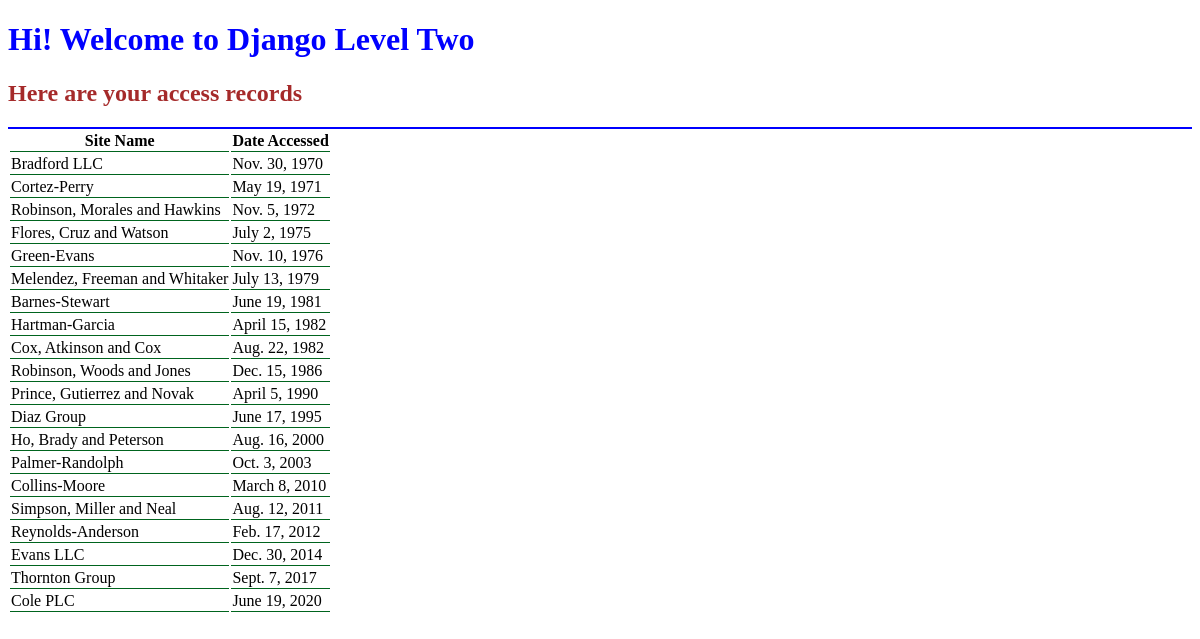
/second_app/database/, run on an earlier commit of the app's database.
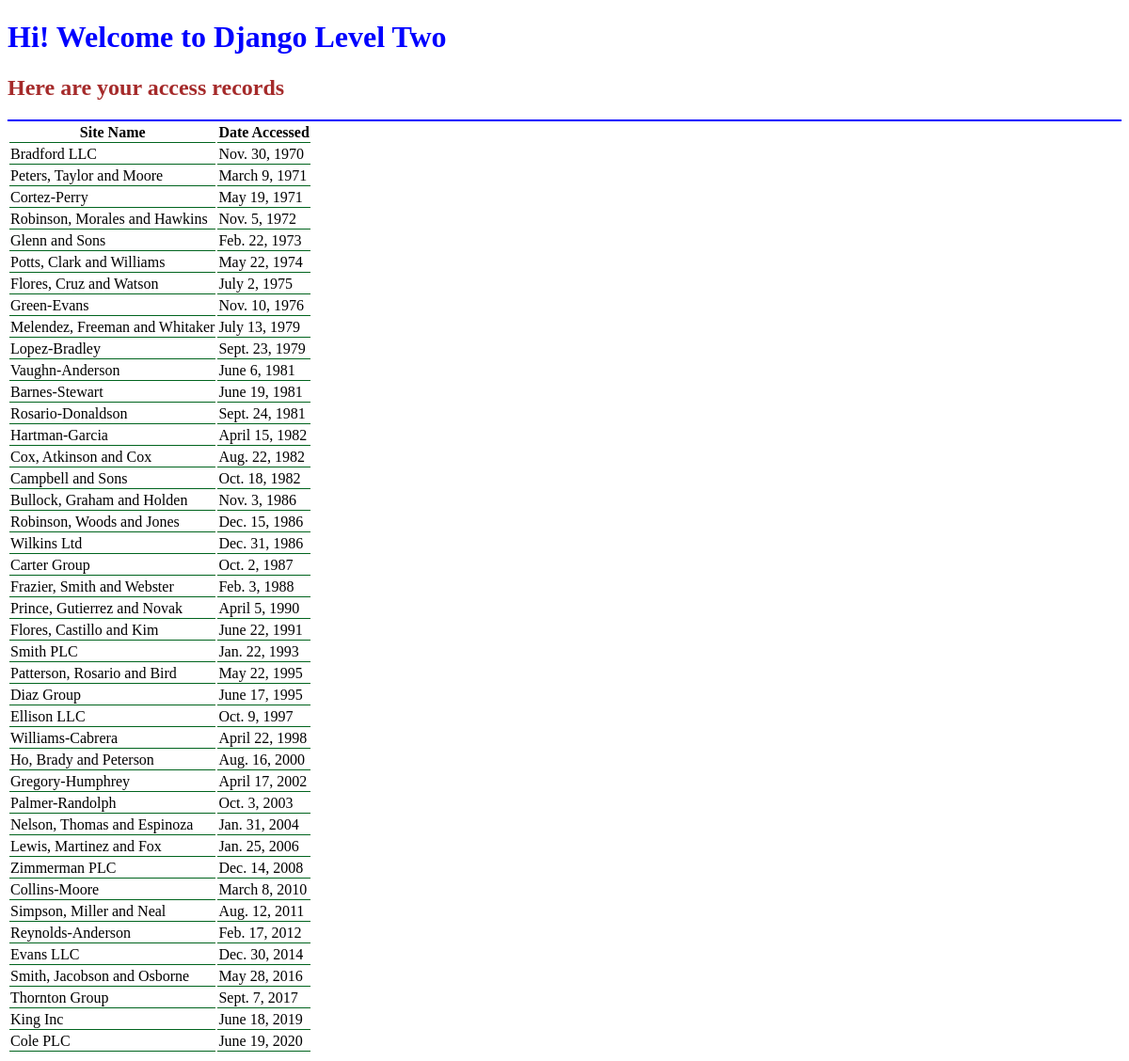
And on a later commit of the database.
### second_app/models.py (models this page shows)
class AccessRecord(models.Model):
    name = models.ForeignKey(Webpage, on_delete=models.CASCADE)
    date = models.DateField()
    def __str__(self):
        return str(self.date)

class Webpage(models.Model):
    topic = models.ForeignKey(Topic, on_delete=models.CASCADE)
    name = models.CharField(max_length=264, unique=True)
    url = models.URLField(unique=True)
    def __str__(self):
        return self.name

### second_app/views.py (the view)
def data_acc(request):
        webpages_list = AccessRecord.objects.order_by('date')
        date_dict = {'access_records': webpages_list}
        return render(request,'second_app/database.html', context=date_dict)

### templates/second_app/database.html (shortened to what this page needs)
<!DOCTYPE html>
{% load static %}
<html lang="en">
<head>
    <link rel="stylesheet" href="{% static "css/mystyle.css" %}" />
</head>
<body>
    <h1>Hi! Welcome to Django Level Two </h1>
    <h2>Here are your access records</h2>
    <div class="Djangotwo"></div>
    {% if access_records %}
    <table>
        <thead>
            <th>Site Name</th>
            <th>Date Accessed</th>
        </thead>
    {% for acc in access_records %}
        <tr>
            <td>{{ acc.name }}</td>
            <td>{{ acc.date }}</td>
        </tr>
    {% endfor %}
    </table>
    {% else %}
    <p>No Access Record Found! </p>
    {% endif %}
</body>
</html>

### static/css/mystyle.css (style rules this page uses)
h1 { color: blue; }
h2 { color: brown; }
.Djangotwo { border: 1px solid blue; }
th, td { border-bottom: 1px solid rgb(0, 100, 30); }

What changed in the data, as far as the page shows it:
added AccessRecord: name "Peters, Taylor and Moore", date "March 9, 1971"
added AccessRecord: name "Glenn and Sons", date "Feb. 22, 1973"
added AccessRecord: name "Potts, Clark and Williams", date "May 22, 1974"
added AccessRecord: name "Lopez-Bradley", date "Sept. 23, 1979"
added AccessRecord: name "Vaughn-Anderson", date "June 6, 1981"
added AccessRecord: name "Rosario-Donaldson", date "Sept. 24, 1981"
added AccessRecord: name "Campbell and Sons", date "Oct. 18, 1982"
added AccessRecord: name "Bullock, Graham and Holden", date "Nov. 3, 1986"
added AccessRecord: name "Wilkins Ltd", date "Dec. 31, 1986"
added AccessRecord: name "Carter Group", date "Oct. 2, 1987"
added AccessRecord: name "Frazier, Smith and Webster", date "Feb. 3, 1988"
added AccessRecord: name "Flores, Castillo and Kim", date "June 22, 1991"
added AccessRecord: name "Smith PLC", date "Jan. 22, 1993"
added AccessRecord: name "Patterson, Rosario and Bird", date "May 22, 1995"
added AccessRecord: name "Ellison LLC", date "Oct. 9, 1997"
added AccessRecord: name "Williams-Cabrera", date "April 22, 1998"
added AccessRecord: name "Gregory-Humphrey", date "April 17, 2002"
added AccessRecord: name "Nelson, Thomas and Espinoza", date "Jan. 31, 2004"
added AccessRecord: name "Lewis, Martinez and Fox", date "Jan. 25, 2006"
added AccessRecord: name "Zimmerman PLC", date "Dec. 14, 2008"
added AccessRecord: name "Smith, Jacobson and Osborne", date "May 28, 2016"
added AccessRecord: name "King Inc", date "June 18, 2019"
